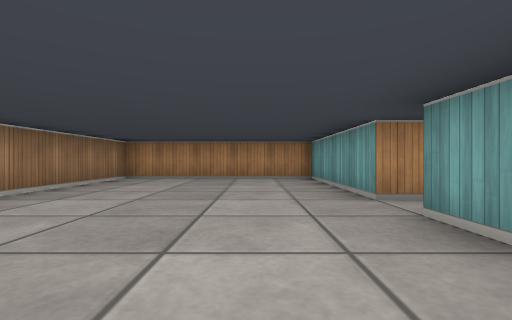
[1] (above)

24 first-person views from a walk through a cub3D maze. The camera is about half as high as the walls, looks level and sees 85° across. The floor is counted in squares. Each view is taken from the middle of a square. On the plan, view 1 faces up. The plan holds only what a view shows up to about 9 squares ahead; the rest is blank.

[2]
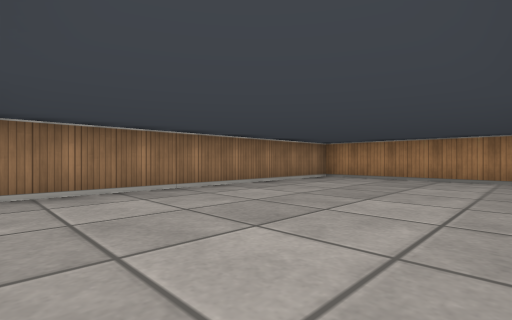

[3]
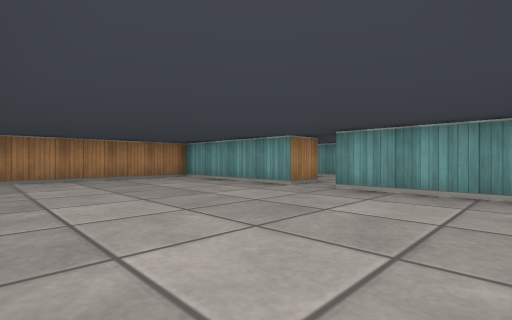

[4]
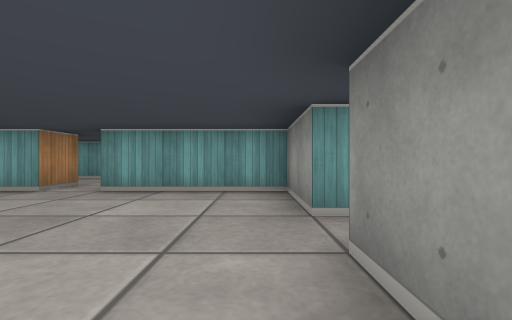

[5]
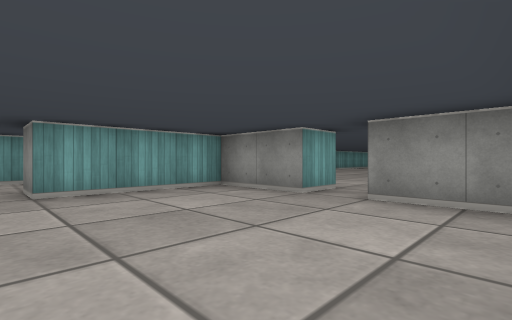

[6]
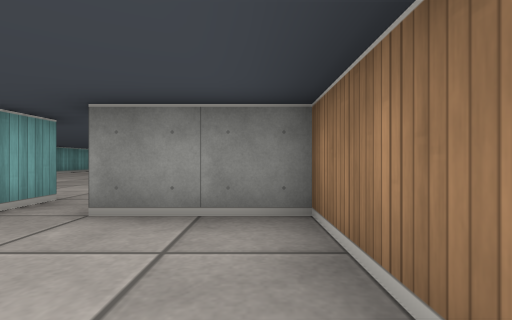

[7]
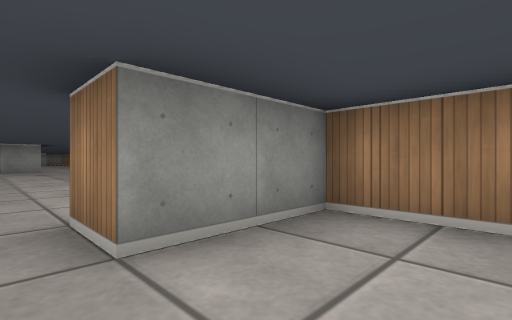

[8]
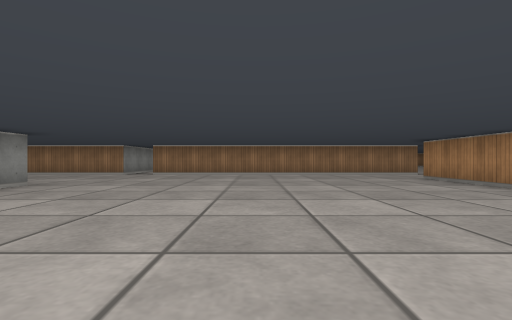

[9]
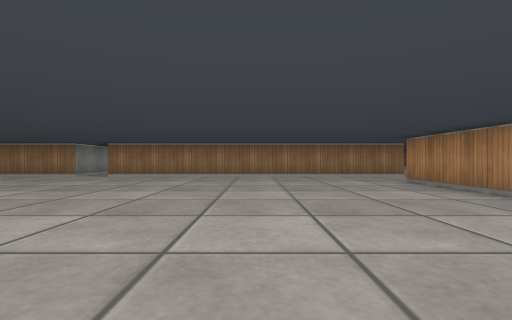

[10]
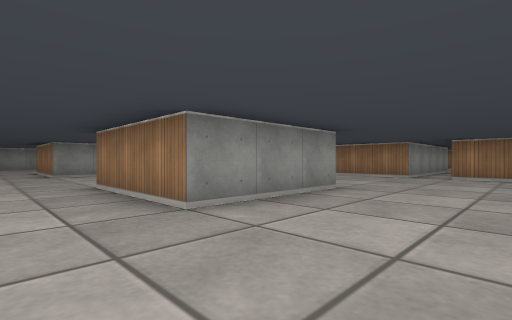

[11]
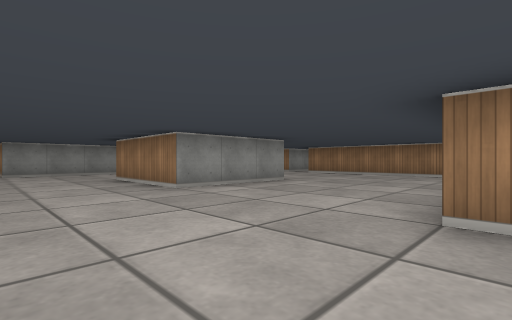

[12]
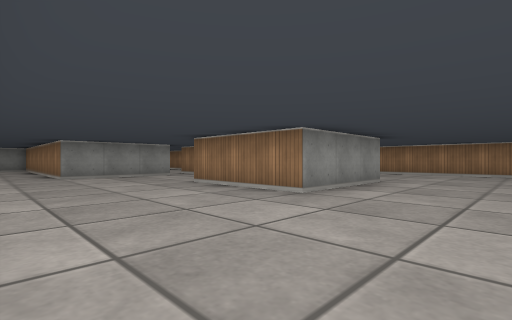

[13]
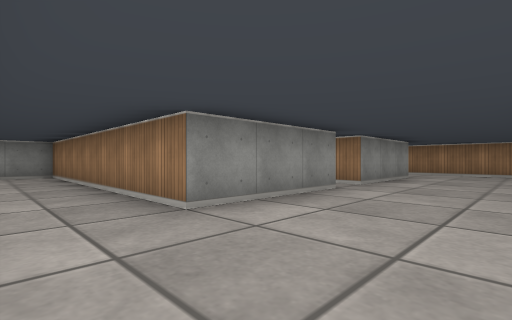

[14]
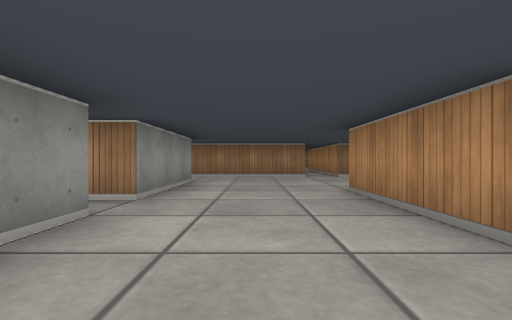

[15]
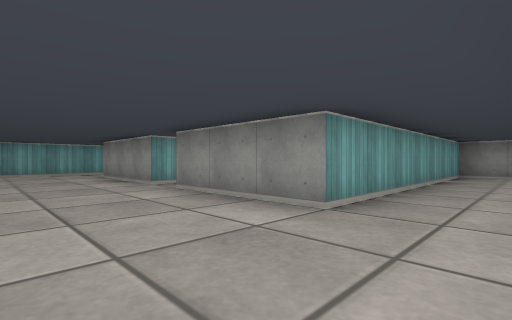

[16]
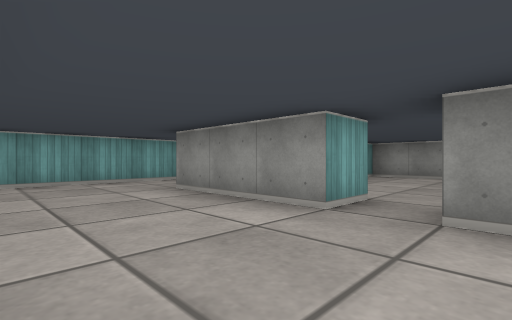

[17]
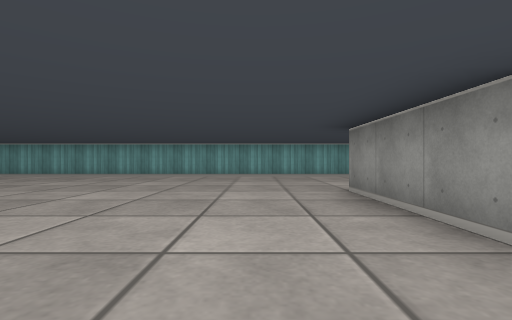

[18]
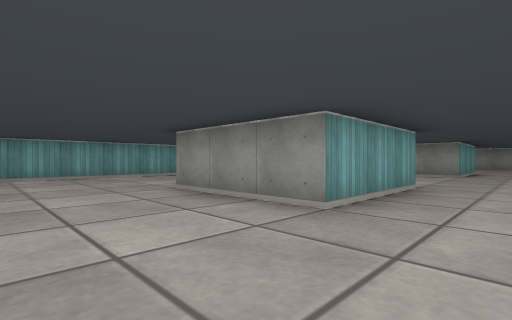

[19]
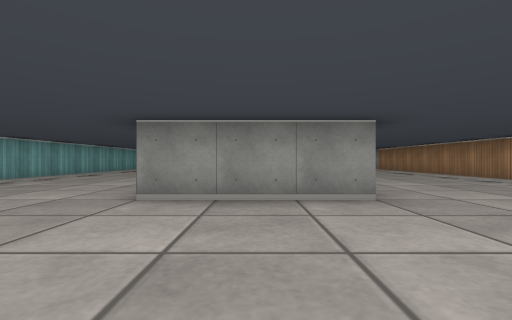

[20]
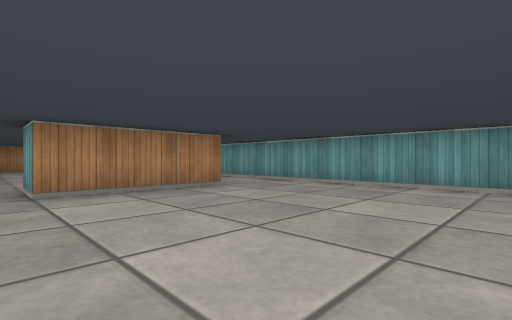

[21]
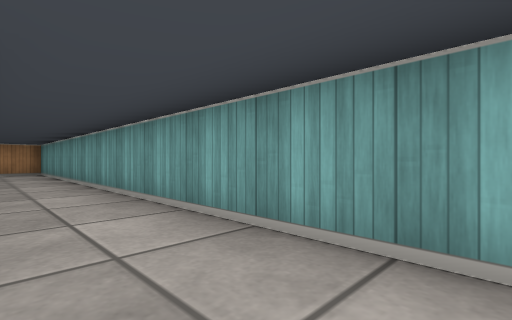

[22]
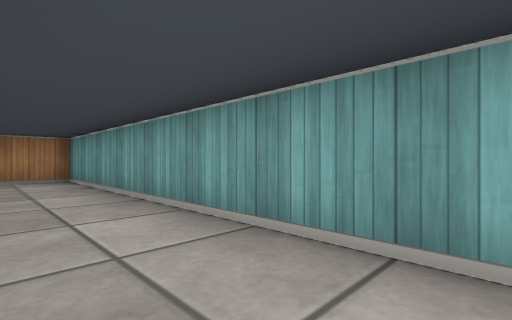

[23]
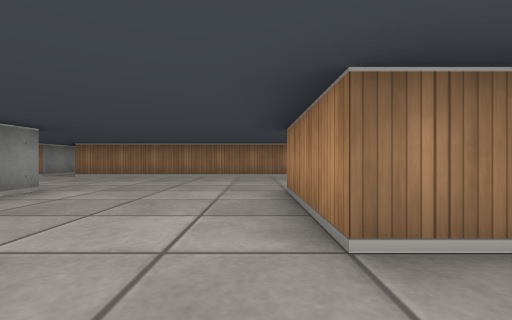

[24]
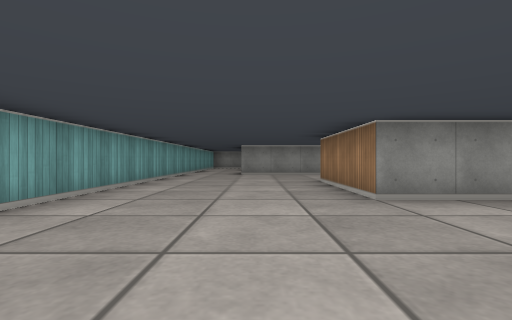

### Floor plan
Points are (right, up) in squares from view 1. A wall is a line through its corners. A room is listed if a view was taken in it or the views show most of it. See-through windows are left out.
Room 1 (views 1, 2, 3, 4, 5, 6, 7)
walls: (1.5, 3.5) (1.5, 7.5) (-3.5, 7.5) (-3.5, -0.5) (-1.5, -0.5); (-0.5, -0.5) (1.5, -0.5) (1.5, 2.5)
ways out: opening at (-1, -1) to room 2; opening at (2, 3) to room 2
Room 2 (views 8, 9, 10, 11, 12, 13, 14, 15, 16, 17, 18, 19, 20, 21, 22, 23, 24)
walls: (-2.5, -13.5) (-2.5, -10.5) (0.5, -10.5) (0.5, -13.5) (-2.5, -13.5); (-2.5, -19.2) (-2.5, -17.5) (0.5, -17.5) (0.5, -20.5) (-2.5, -20.5); (-6.5, -10.5) (-6.5, -19.5); (-6.5, -20.5) (-6.5, -24); (-0.5, -24.5) (-0.5, -23.5) (2.5, -23.5) (2.5, -30.5) (3.6, -30.5); (4.5, -24.6) (4.5, 8.5) (3.2, 8.5); (2.5, -1.5) (-0.5, -1.5) (-0.5, -0.5); (-1.5, -0.5) (-1.5, -1.5) (-4.5, -1.5); (-6.5, -1.5) (-6.5, -9.5); (1.5, 2.5) (2.4, 2.5); (-5.6, -30.5) (-4.5, -30.5) (-4.5, -23.5) (-1.5, -23.5) (-1.5, -24.1); (2.5, 3.5) (1.5, 3.5)
ways out: opening at (-1, -1) to room 1; opening at (2, 3) to room 1; opening at (-7, -20); opening at (-7, -10); opening at (-5.5, -1); opening at (-1, -24)

Where each view was taken, in squares from view 1:
view 1: 0 up, 0 right, facing up
view 2: 0 up, 1 right, facing up-left
view 3: 0 up, 3 left, facing up-right
view 4: 0 up, 3 left, facing right
view 5: 3 up, 3 left, facing down-right
view 6: 2 up, 3 left, facing down
view 7: 1 up, 1 left, facing down-left
view 8: 6 down, 3 right, facing left
view 9: 5 down, 2 right, facing left
view 10: 8 down, 2 right, facing down-left
view 11: 13 down, 3 right, facing down-left
view 12: 15 down, 4 right, facing down-left
view 13: 21 down, 4 right, facing down-left
view 14: 22 down, 2 right, facing left
view 15: 21 down, 6 left, facing down-right
view 16: 21 down, 2 left, facing down-right
view 17: 9 down, 4 left, facing right
view 18: 8 down, 4 left, facing down-right
view 19: 7 down, 1 left, facing down
view 20: 6 down, 1 left, facing up-right
view 21: 3 down, 3 right, facing up-right
view 22: 1 up, 3 right, facing up-right
view 23: 14 down, 2 right, facing left
view 24: 14 down, 2 right, facing down
